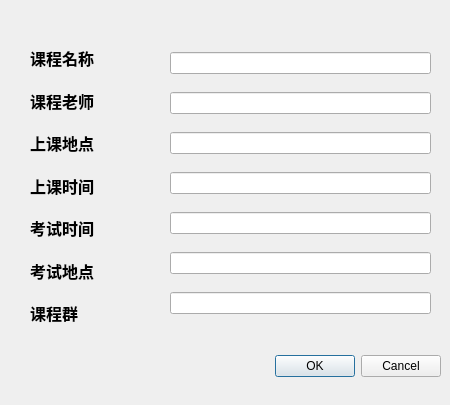
<?xml version="1.0" encoding="UTF-8"?>
<ui version="4.0">
 <class>dlg_addclass</class>
 <widget class="QDialog" name="dlg_addclass">
  <property name="geometry">
   <rect>
    <x>0</x>
    <y>0</y>
    <width>450</width>
    <height>405</height>
   </rect>
  </property>
  <property name="windowTitle">
   <string>Dialog</string>
  </property>
  <widget class="QDialogButtonBox" name="finish">
   <property name="geometry">
    <rect>
     <x>100</x>
     <y>350</y>
     <width>341</width>
     <height>32</height>
    </rect>
   </property>
   <property name="orientation">
    <enum>Qt::Horizontal</enum>
   </property>
   <property name="standardButtons">
    <set>QDialogButtonBox::Cancel|QDialogButtonBox::Ok</set>
   </property>
  </widget>
  <widget class="QWidget" name="">
   <property name="geometry">
    <rect>
     <x>30</x>
     <y>40</y>
     <width>131</width>
     <height>291</height>
    </rect>
   </property>
   <layout class="QGridLayout" name="gridLayout">
    <item row="0" column="0">
     <widget class="QLabel" name="name">
      <property name="font">
       <font>
        <family>Agency FB</family>
        <pointsize>12</pointsize>
        <weight>75</weight>
        <bold>true</bold>
       </font>
      </property>
      <property name="text">
       <string>课程名称</string>
      </property>
     </widget>
    </item>
    <item row="1" column="0">
     <widget class="QLabel" name="teacher">
      <property name="font">
       <font>
        <family>Agency FB</family>
        <pointsize>12</pointsize>
        <weight>75</weight>
        <bold>true</bold>
       </font>
      </property>
      <property name="text">
       <string>课程老师</string>
      </property>
     </widget>
    </item>
    <item row="2" column="0">
     <widget class="QLabel" name="location">
      <property name="font">
       <font>
        <family>Agency FB</family>
        <pointsize>12</pointsize>
        <weight>75</weight>
        <bold>true</bold>
       </font>
      </property>
      <property name="text">
       <string>上课地点</string>
      </property>
     </widget>
    </item>
    <item row="3" column="0">
     <widget class="QLabel" name="time">
      <property name="font">
       <font>
        <family>Agency FB</family>
        <pointsize>12</pointsize>
        <weight>75</weight>
        <bold>true</bold>
       </font>
      </property>
      <property name="text">
       <string>上课时间</string>
      </property>
     </widget>
    </item>
    <item row="4" column="0">
     <widget class="QLabel" name="test_time">
      <property name="font">
       <font>
        <family>Agency FB</family>
        <pointsize>12</pointsize>
        <weight>75</weight>
        <bold>true</bold>
       </font>
      </property>
      <property name="text">
       <string>考试时间</string>
      </property>
     </widget>
    </item>
    <item row="5" column="0">
     <widget class="QLabel" name="test_loc">
      <property name="font">
       <font>
        <family>Agency FB</family>
        <pointsize>12</pointsize>
        <weight>75</weight>
        <bold>true</bold>
       </font>
      </property>
      <property name="text">
       <string>考试地点</string>
      </property>
     </widget>
    </item>
    <item row="6" column="0">
     <widget class="QLabel" name="group">
      <property name="font">
       <font>
        <family>Agency FB</family>
        <pointsize>12</pointsize>
        <weight>75</weight>
        <bold>true</bold>
       </font>
      </property>
      <property name="text">
       <string>课程群</string>
      </property>
     </widget>
    </item>
   </layout>
  </widget>
  <widget class="QWidget" name="">
   <property name="geometry">
    <rect>
     <x>170</x>
     <y>40</y>
     <width>261</width>
     <height>291</height>
    </rect>
   </property>
   <layout class="QGridLayout" name="gridLayout_2">
    <item row="0" column="0">
     <widget class="QLineEdit" name="le_name"/>
    </item>
    <item row="1" column="0">
     <widget class="QLineEdit" name="le_teacher"/>
    </item>
    <item row="2" column="0">
     <widget class="QLineEdit" name="le_loc"/>
    </item>
    <item row="3" column="0">
     <widget class="QLineEdit" name="le_time"/>
    </item>
    <item row="4" column="0">
     <widget class="QLineEdit" name="le_testtime"/>
    </item>
    <item row="5" column="0">
     <widget class="QLineEdit" name="le_testloc"/>
    </item>
    <item row="6" column="0">
     <widget class="QLineEdit" name="lineEdit_7"/>
    </item>
   </layout>
  </widget>
 </widget>
 <resources/>
 <connections>
  <connection>
   <sender>finish</sender>
   <signal>accepted()</signal>
   <receiver>dlg_addclass</receiver>
   <slot>accept()</slot>
   <hints>
    <hint type="sourcelabel">
     <x>248</x>
     <y>254</y>
    </hint>
    <hint type="destinationlabel">
     <x>157</x>
     <y>274</y>
    </hint>
   </hints>
  </connection>
  <connection>
   <sender>finish</sender>
   <signal>rejected()</signal>
   <receiver>dlg_addclass</receiver>
   <slot>reject()</slot>
   <hints>
    <hint type="sourcelabel">
     <x>316</x>
     <y>260</y>
    </hint>
    <hint type="destinationlabel">
     <x>286</x>
     <y>274</y>
    </hint>
   </hints>
  </connection>
 </connections>
</ui>
